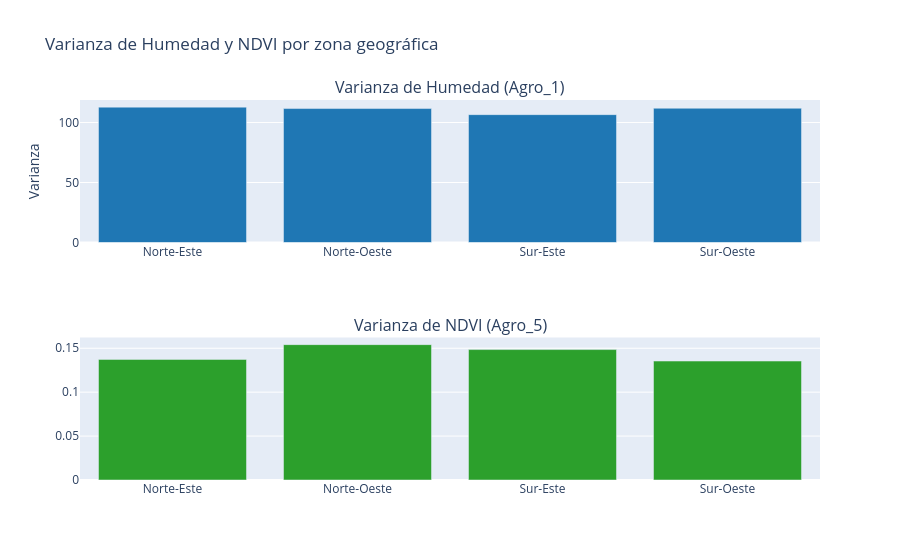

The notebook cell this image was saved under:
### Markdown cell above
Para responder esta pregunta, le hacemos la siguiente solicitud a la IA:

***Divide el área de estudio en 4 cuadrantes usando la mediana de cada coordenada como líneas de corte: Norte/Sur y Este/Oeste. Para cada zona calcula la varianza de `Agro_1` (Humedad) y `Agro_5` (NDVI) y comparalas mediante una tabla y un gráfico de barras, en 2 subplot diferente cada variable***

### Code cell
lat_zona = pd.qcut(agro["Latitude"], 2, labels=["Sur", "Norte"])
lon_zona = pd.qcut(agro["Longitude"], 2, labels=["Oeste", "Este"])
agro["Zona"] = lat_zona.astype(str) + "-" + lon_zona.astype(str)

varianza_por_zona = (
    agro.groupby("Zona")[["Agro_1", "Agro_5"]]
    .var()
    .rename(columns={"Agro_1": "Var(Humedad)", "Agro_5": "Var(NDVI)"})
)

fig_var = make_subplots(
    rows=2,
    cols=1,
    subplot_titles=("Varianza de Humedad (Agro_1)", "Varianza de NDVI (Agro_5)"),
)
fig_var.add_trace(
    go.Bar(
        x=varianza_por_zona.index,
        y=varianza_por_zona["Var(Humedad)"],
        marker_color="#1f77b4",
        name="Var(Humedad)",
    ),
    row=1,
    col=1,
)
fig_var.add_trace(
    go.Bar(
        x=varianza_por_zona.index,
        y=varianza_por_zona["Var(NDVI)"],
        marker_color="#2ca02c",
        name="Var(NDVI)",
    ),
    row=2,
    col=1,
)
fig_var.update_yaxes(title_text="Varianza", row=1, col=1)
fig_var.update_yaxes(title_text="Varianza", row=1, col=2)
fig_var.update_layout(
    title_text="Varianza de Humedad y NDVI por zona geográfica", showlegend=False
)
fig_var.show()

varianza_por_zona

### Figure 1 — Plotly figure (JSON) as saved in the notebook; plotly's stock layout.template omitted (floating-point values rounded to 4 significant figures)
{"data": [{"marker": {"color": "#1f77b4"}, "name": "Var(Humedad)", "type": "bar", "x": ["Norte-Este", "Norte-Oeste", "Sur-Este", "Sur-Oeste"], "xaxis": "x", "y": [112.8, 111.7, 106.6, 111.9], "yaxis": "y"}, {"marker": {"color": "#2ca02c"}, "name": "Var(NDVI)", "type": "bar", "x": ["Norte-Este", "Norte-Oeste", "Sur-Este", "Sur-Oeste"], "xaxis": "x2", "y": [0.1373, 0.1541, 0.1485, 0.1354], "yaxis": "y2"}], "layout": {"annotations": [{"font": {"size": 16}, "showarrow": false, "text": "Varianza de Humedad (Agro_1)", "x": 0.5, "xanchor": "center", "xref": "paper", "y": 1.0, "yanchor": "bottom", "yref": "paper"}, {"font": {"size": 16}, "showarrow": false, "text": "Varianza de NDVI (Agro_5)", "x": 0.5, "xanchor": "center", "xref": "paper", "y": 0.375, "yanchor": "bottom", "yref": "paper"}], "showlegend": false, "title": {"text": "Varianza de Humedad y NDVI por zona geográfica"}, "xaxis": {"anchor": "y", "domain": [0.0, 1.0]}, "xaxis2": {"anchor": "y2", "domain": [0.0, 1.0]}, "yaxis": {"anchor": "x", "domain": [0.625, 1.0], "title": {"text": "Varianza"}}, "yaxis2": {"anchor": "x2", "domain": [0.0, 0.375]}}}
